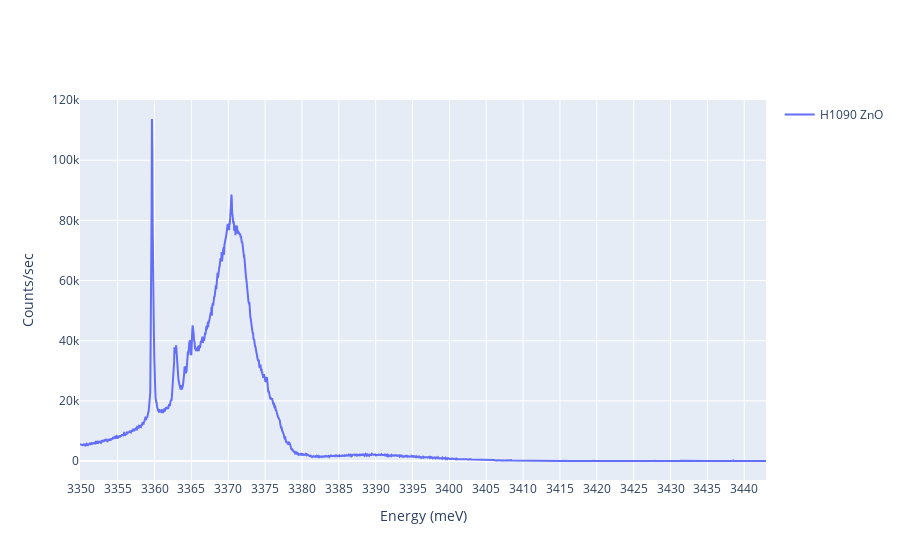

The notebook cell this image was saved under:
### Code cell
import numpy as np
import matplotlib.pyplot as plt
import pandas as pd
import plotly.express as px
import plotly.graph_objects as go

#E = hc/lambda in eV calculations
h = 6.6261*10**(-34) # m^2kg/s
c = 2.9979*10**8 # m/s
eV = 1.6022*10**(-19) # J
Conversion = h*c/eV

FileNames = [0]*1
for i in range(len(FileNames)):
    string = '202007100%.0f' %(i+2)
    FileNames[i] = [string]
    print(FileNames[i])

fig = go.Figure()

for j in range(len(FileNames)):
    
    
    Wavelength, Count = np.genfromtxt(FileNames[j][0], delimiter="\t", unpack = True, skip_header=4)
    EnergyEV = [0]*len(Wavelength)
    
    Wavelength = Wavelength*10**(-9)*1.000289
    EnergyEV = Conversion/Wavelength*1000
    
    # Add traces
    fig.add_trace(go.Scatter(x=EnergyEV, y=Count,
                    mode='lines',
                    #name='%.0f' %j, 
                            name = 'H1090 ZnO'))

fig['layout']['xaxis'].update(title='Energy (meV)', dtick=5, autorange=True)
fig['layout']['yaxis'].update(title='Counts/sec', autorange=True)
fig.update_layout(showlegend=True)
#fig.write_image("H1090 ZnO scan.png")
fig.show()

### Figure 1 — Plotly figure (JSON) as saved in the notebook; plotly's stock layout.template omitted (floating-point values rounded to 4 significant figures; data arrays with more than 128 entries replaced by an {"elided": "..."} marker saying what was removed)
{"data": [{"mode": "lines", "name": "H1090 ZnO", "type": "scatter", "x": {"elided": "2001 float values"}, "y": {"elided": "2001 int values"}}], "layout": {"showlegend": true, "xaxis": {"autorange": true, "dtick": 5, "title": {"text": "Energy (meV)"}}, "yaxis": {"autorange": true, "title": {"text": "Counts/sec"}}}}
